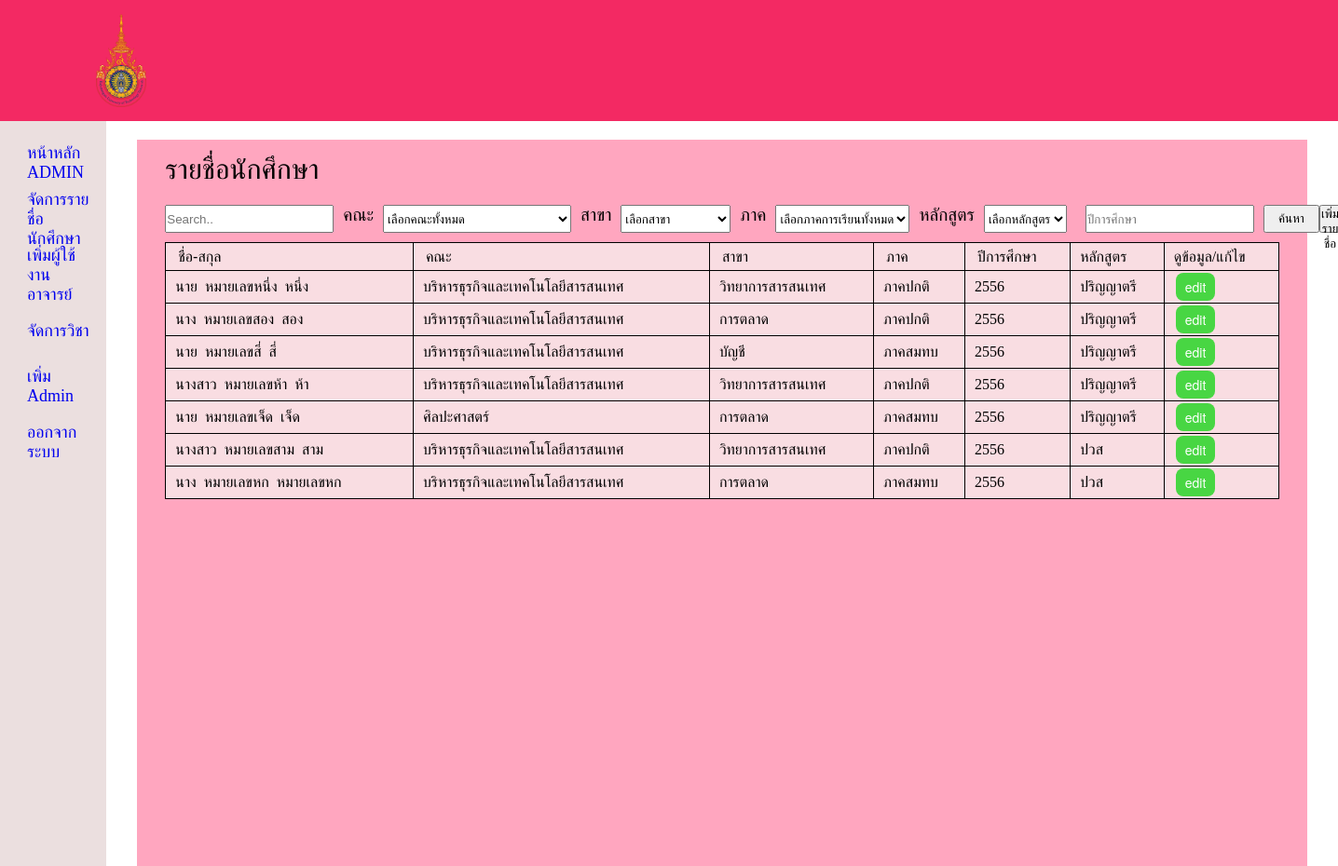
The app's page /admin/admin_manageStd.php (signed in) with its own data.
### tables this page shows
CREATE TABLE `student_detail` (
  `Student_id` int(11) NOT NULL,
  `User_id` int(11) NOT NULL,
  `Prefix` text NOT NULL,
  `Fname` varchar(100) NOT NULL,
  `Lname` varchar(100) NOT NULL,
  `Faculty` enum('บริหารธุรกิจและเทคโนโลยีสารสนเทศ','ศิลปะศาสตร์') NOT NULL,
  `Major` enum('วิทยาการสารสนเทศ','การตลาด','บัญชี') NOT NULL,
  `Student_idcard` int(13) DEFAULT NULL,
  `Supclass_std` text,
  `Student_year` int(4) NOT NULL,
  `Phone_std` int(11) DEFAULT NULL,
  `Email_std` text,
  `Pic_grad` varchar(255) DEFAULT NULL,
  `std_confirm_tran` int(1) NOT NULL DEFAULT '0',
  `teacher_con` int(1) NOT NULL DEFAULT '0',
  `std_scheme` enum('ปริญญาตรี','ปวส') NOT NULL
);

### admin/admin_manageStd.php (the view, shortened to what this page needs)
<?php
require '../connect.php';
if (isset($_POST['btn-search'])){
    $name = $_POST["searchStd"];
    $faculty = $_POST['select-faculty'];
    $major = $_POST['select-major'];
    $student_year = $_POST['student_year'];
    $supclass = $_POST['select-supclass'];
    $scheme = $_POST['select-scheme'];
    $sql = "SELECT * FROM student_detail WHERE Faculty LIKE '%$faculty%' AND Major LIKE '%$major%' AND Fname LIKE '%$name%' AND Supclass_std LIKE '%$supclass%' AND Student_year LIKE '%$student_year%' AND std_scheme LIKE '%$scheme%' ";
}
else if(isset($_POST['btn-search'])){
    $name = $_POST["searchStd"];
    $sql = "SELECT * FROM student_detail WHERE Fname LIKE '%$name%' order by Fname ASC";
}
else{$sql = "SELECT * FROM student_detail";
}
$result = $connect->query($sql);
?>
<!DOCTYPE html>
<html lang="en">
<head>
    <link rel='stylesheet' type='text/css' media='screen' href='styleadmin.css'>
</head>
<body>
    <header class="header">
    <img src="../picture/มหาวิทยาลัยเทคโนโลยีราชมงคลตะวันออก.png" class="logo">
        </header>
        <div class="container">
            <nav class="sidebar">
                <div class="menu-bar">
                    <div class="menu">
                        <ul class="menu-links">
                            <li class="link">
                                <a href ="admin_home.php">
                                    <span class="text nav-text">หน้าหลัก ADMIN</span>
                                </a>
                            </li>
                            <li class="link">
                                <a href ="admin_manageStd.php">
                                    <span class="text nav-text">จัดการรายชื่อนักศึกษา</span>
                                </a>
                            </li>
                            <li class="link">
                                <a href ="add-user-teacher.php">
                                    <span class="text nav-text">เพิ่มผู้ใช้งานอาจารย์</span>
                                </a>
                            </li>
                            <li class="link">
                                <a href ="Admin_manageSub.php">
                                    <span class="text nav-text">จัดการวิชา</span>
                                </a>
                            </li>
                            <li class="link">
                                <a href ="add-admin.php">
                                    <span class="text nav-text">เพิ่ม Admin</span>
                                </a>
                            </li>
                            <li class="link">
                                <a href ="logout.php">
                                    <span class="text nav-text">ออกจากระบบ</span>
                                </a>
                            </li>
                        </ul>
                    </div>
                </div>
            </nav>
            <section class="home">
                <div class="container-box">
                    <span>รายชื่อนักศึกษา</span>
                    <div class="search-name">
                        <form action = "admin_manageStd.php" class="form-group" method="POST">
                        <input type="text" placeholder="Search.." name="searchStd">
                        <span>คณะ</span>
                        <select name = "select-faculty" name= "select-faculty">
                            <option value="">เลือกคณะทั้งหมด</option>
                        </select>
                        <span>สาขา</span>
                        <select name = "select-major" name= "select-major">
                            <option value="">เลือกสาขา</option>
                        </select>
                        <span>ภาค</span>
                        <select name = "select-supclass" name ="select-supclass">
                            <option value="">เลือกภาคการเรียนทั้งหมด</option>
                        </select>
                        <span>หลักสูตร</span>
                            <select name="select-scheme">
                                <option value ="">เลือกหลักสูตร</option>
                            </select>
                        <input type="text" placeholder="ปีการศึกษา" name="student_year">
                        <input type="submit" value="ค้นหา" name="btn-search" class="btn-search">
                        </form>
                        <div class="box-add-std">
                            <button id="btn-add-std" > เพิ่มรายชื่อ </button>
                        </div>
                    </div>
                    <form action="admin_manageStd.php" class="container-box-innerbox" method ="POST">
                        <table>
                            <tr>
                                <td><input type="submit" value="ชื่อ-สกุล" name="stdname" class="input"></td>
                                <td><input type="submit" value="คณะ" name="stdfac" class="input"></td>
                                <td><input type="submit" value="สาขา" name="stdname" class="input"></td>
                                <td><input type="submit" value="ภาค" name="stdname" class="input"></td>
                                <td><input type="submit" value="ปีการศึกษา" name="stdname" class="input"></td>
                                <td>หลักสูตร</td>
                                <td>ดูข้อมูล/แก้ไข</td>
                            </tr>
                            <?php while($row = $result->fetch_assoc()): ?>
                            <tr>
                                <td><?php echo $row['Prefix']; echo "&nbsp&nbsp" ;  echo $row['Fname']; echo "&nbsp&nbsp" ;echo $row['Lname'];?></td>
                                <td><?php echo $row['Faculty'];?></td>
                                <td><?php echo $row['Major'];?></td>
                                <td><?php echo $row['Supclass_std'];?></td>
                                <td><?php echo $row['Student_year']; ?></td>
                                <td><?php echo $row['std_scheme'];?></td>
                                <td><a href = "edit_std.php?GetID=<?php echo $row['Student_id']?>">edit</a></td>
                            </tr>
                            <?php endwhile ?>
                        </table>
                    </form>
                </div>
            </section>
</body>
</html>

### admin/styleadmin.css (style rules this page uses)
* { margin: 0; padding: 0; box-sizing: border-box; }
.header { display: flex; align-items: center; justify-content: space-between; background-color: #f32963; padding: 15px 80px; }
.logo { width: 100px; height: 100px; object-fit: contain; }
.container { display: flex; }
.sidebar { top: 0; left: 0; height: 100vh; width: 250px; padding: 10px 14px; background-color: rgba(228, 211, 211, 0.719); }
.sidebar li { height: 50px; margin-top: 10px; display: flex; list-style: none; align-items: center; font-size: 18px; }
.sidebar li a { width: 100%; height: 100%; padding-left: 15px; display: flex; align-items: center; text-decoration: none; border-radius: 5px; }
.menu-bar { width: 100%; }
.home { display: flex; justify-content: center; height: 100vh; width: 100%; }
.container-box { margin-top: 20px; padding: 15px 30px; width: 95%; background-color: #ffa6bf; }
.container-box span { font-size: 30px; }
.search-name { height: 50px; margin-top: 10px; display: flex; align-items: center; }
.form-group { display: flex; }
.btn-search { margin-left: 10px; width: 60px; }
.container-box-innerbox { width: 100%; background-color:#f9dde2; }
table { width: 100%; border-collapse: collapse; }
td { height: 30px; padding-left: 10px; border:1px solid; vertical-align: center; }
.search-name input { height: 30px; }
td input { font-size: 12px; height: 25px; padding: 2px 3px; }
.box-add-std,.box-add-sub,.box-add-teacher,.box-add-admin { width: 100%; height:30px; display: flex; justify-content: flex-end; }
.container-box-innerbox .input { background: none; border: none; cursor: pointer; font-size: 16px; }
.search-name span { font-size: 19px; margin: 0px 10px; }
.container-box-innerbox a { background-color: #48d643; border-radius: 8px; border-style: none; box-sizing: border-box; color: #FFFFFF; cursor: pointer; display: inline-block; font-family: "Haas Grot Text R Web", "Helvetica Neue", Helvetica, Arial, sans-serif; font-size: 14px; font-weight: 500; line-height: 20px; list-style: none; margin: 0; outline: none; padding: 5px 10px; position: relative; text-align: center; text-decoration: none; transition: color 100ms; vertical-align: baseline; user-select: none; -webkit-user-select: none; touch-action: manipulation; margin: 2px; }

### records on screen
student_detail: Prefix "นาย", Fname "หมายเลขหนึ่ง", Lname "หนึ่ง", Faculty "บริหารธุรกิจและเทคโนโลยีสารสนเทศ", Major "วิทยาการสารสนเทศ", Supclass_std "ภาคปกติ", Student_year "2556", std_scheme "ปริญญาตรี"
student_detail: Prefix "นาง", Fname "หมายเลขสอง", Lname "สอง", Faculty "บริหารธุรกิจและเทคโนโลยีสารสนเทศ", Major "การตลาด", Supclass_std "ภาคปกติ", Student_year "2556", std_scheme "ปริญญาตรี"
student_detail: Prefix "นาย", Fname "หมายเลขสี่", Lname "สี่", Faculty "บริหารธุรกิจและเทคโนโลยีสารสนเทศ", Major "บัญชี", Supclass_std "ภาคสมทบ", Student_year "2556", std_scheme "ปริญญาตรี"
student_detail: Prefix "นางสาว", Fname "หมายเลขห้า", Lname "ห้า", Faculty "บริหารธุรกิจและเทคโนโลยีสารสนเทศ", Major "วิทยาการสารสนเทศ", Supclass_std "ภาคปกติ", Student_year "2556", std_scheme "ปริญญาตรี"
student_detail: Prefix "นาย", Fname "หมายเลขเจ็ด", Lname "เจ็ด", Faculty "ศิลปะศาสตร์", Major "การตลาด", Supclass_std "ภาคสมทบ", Student_year "2556", std_scheme "ปริญญาตรี"
student_detail: Prefix "นางสาว", Fname "หมายเลขสาม", Lname "สาม", Faculty "บริหารธุรกิจและเทคโนโลยีสารสนเทศ", Major "วิทยาการสารสนเทศ", Supclass_std "ภาคปกติ", Student_year "2556", std_scheme "ปวส"
student_detail: Prefix "นาง", Fname "หมายเลขหก", Lname "หมายเลขหก", Faculty "บริหารธุรกิจและเทคโนโลยีสารสนเทศ", Major "การตลาด", Supclass_std "ภาคสมทบ", Student_year "2556", std_scheme "ปวส"
